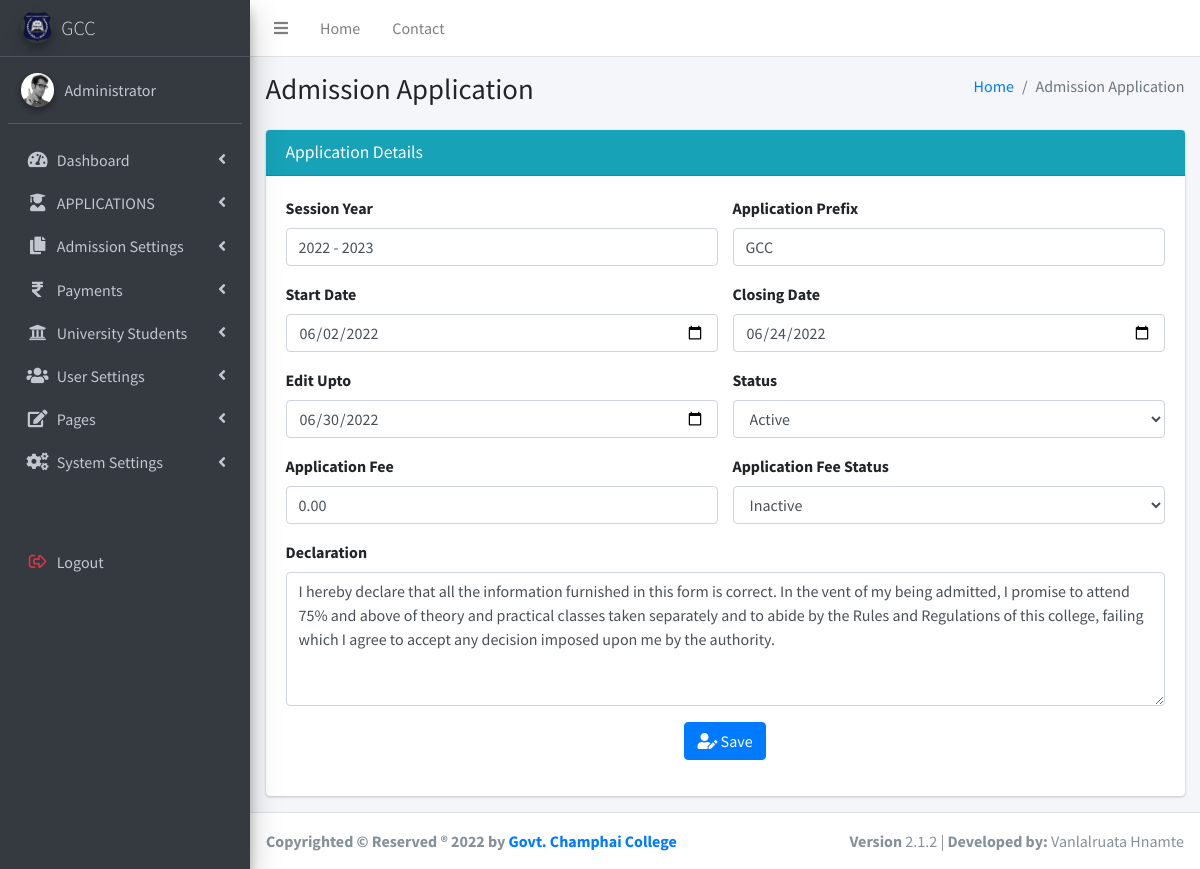
Page /Code/admin/index.php?page=admissionedit&id=9 (signed in) on the committed database.
### tables this page shows
CREATE TABLE `tbl_adm_application` (
  `id` int(11) NOT NULL COMMENT 'ID',
  `sessionyear` varchar(255) DEFAULT NULL COMMENT 'Session Year',
  `startdate` date DEFAULT NULL COMMENT 'Admission Start Date',
  `closedate` date DEFAULT NULL COMMENT 'Admission End Date',
  `detailseditend` date DEFAULT NULL COMMENT 'Till when the Applicants can edit their details',
  `declaration` longtext DEFAULT NULL COMMENT 'Important Declaration',
  `status` varchar(255) DEFAULT NULL COMMENT 'status',
  `applicationprefix` varchar(20) DEFAULT NULL COMMENT 'Application Prefix',
  `appfee` decimal(13,2) DEFAULT NULL COMMENT 'Application Fee',
  `appfeestatus` char(20) DEFAULT NULL COMMENT 'Application Fee Status'
);

CREATE TABLE `tbl_general_settings` (
  `id` int(10) UNSIGNED NOT NULL,
  `college_name` varchar(255) DEFAULT NULL,
  `site_title` varchar(255) DEFAULT NULL,
  `college_code` varchar(255) DEFAULT NULL,
  `address` varchar(255) DEFAULT NULL,
  `phone` varchar(255) DEFAULT NULL,
  `email` varchar(255) DEFAULT NULL,
  `currency` varchar(255) DEFAULT 'INR',
  `currency_symbol` varchar(255) DEFAULT '₹',
  `logo` longtext DEFAULT NULL,
  `favicon` longtext DEFAULT NULL,
  `system_version` varchar(255) DEFAULT '1.0',
  `active_status` int(11) DEFAULT 1,
  `currency_code` varchar(255) DEFAULT 'INR',
  `language_name` varchar(255) DEFAULT 'en',
  `session_year` varchar(255) DEFAULT '2020',
  `system_domain` varchar(255) DEFAULT NULL,
  `copyright_text` varchar(255) DEFAULT NULL,
  `smartchat` longtext DEFAULT NULL,
  `api_url` int(11) NOT NULL DEFAULT 1,
  `ttl_rtl` int(11) NOT NULL DEFAULT 2,
  `created_at` timestamp NULL DEFAULT NULL,
  `updated_at` timestamp NULL DEFAULT NULL,
  `time_zone_id` int(11) DEFAULT NULL,
  `session_id` int(10) UNSIGNED DEFAULT NULL,
  `language_id` int(10) UNSIGNED DEFAULT 1,
  `date_format_id` int(10) UNSIGNED DEFAULT 1,
  `college_id` int(10) UNSIGNED DEFAULT 1
);

### Code/admin/admissionedit.php (the view, shortened to what this page needs)
<div class="content-wrapper">
  <section class="content-header">
    <div class="container-fluid">
      <div class="row mb-2">
        <div class="col-sm-6">
          <h1>Admission Application</h1>
        </div>
        <div class="col-sm-6">
          <ol class="breadcrumb float-sm-right">
            <li class="breadcrumb-item"><a href="?page=dashboard">Home</a></li>
            <li class="breadcrumb-item active">Admission Application</li>
          </ol>
        </div>
      </div>
    </div>
  </section>
  <?php
      $requestType = $_SERVER['REQUEST_METHOD'];
       if($requestType == 'GET'){
          if(isset($_GET['page'])){
              if($_GET['page'] === "admissionedit"){
                  if(isset($_GET['id'])){
                      $mysqli = new mysqli(DBHOST, DBUSER, DBPWD, DBNAME);
                      $query = "select * from tbl_adm_application where id = ". $_GET['id'];
                      $result = $mysqli->query($query);
                      $row = $result->fetch_row();
                  }
              }
          }
      }
  ?>
  <section class="content">
    <div class="container-fluid">
      <div class="row">
        <div class="col-md-12">
          <div class="card card-info">
            <div class="card-header">
              <h3 class="card-title">Application Details</h3>
            </div>
            <div class="card-body">
              <form action="" method="post" enctype="multipart/form-data">
                <div class="row">
                  <div class="col-sm-6">
                    <div class="form-group">
                      <label>Session Year</label>
                      <input type="text" name="session" class="form-control" placeholder="Eg: 2020 - 2023" value="<?php if(isset($row[1])) {echo $row[1];} ?>" required>
                    </div>
                  </div>
                  <div class="col-sm-6">
                    <div class="form-group">
                      <label>Application Prefix</label>
                      <input type="text" name="prefix" class="form-control" placeholder="GCC-" value="<?php if(isset($row[7])) {echo $row[7];} ?>" required>
                    </div>
                  </div>
                </div>
                <div class="row">
                  <div class="col-sm-6">
                    <div class="form-group">
                      <label>Start Date</label>
                      <div class="input-group">
                          <input type="date" name="startdate" value="<?php if(isset($row[2])) {echo $row[2];} ?>" class="form-control" required>
                      </div>
                    </div>
                  </div>
                  <div class="col-sm-6">
                    <div class="form-group">
                      <label>Closing Date</label>
                          <div class="input-group">
                              <input type="date" name="enddate" value="<?php if(isset($row[3])) {echo $row[3];} ?>" class="form-control" required>
                          </div>
                      </div>
                  </div>
                </div>
                <div class="row">
                  <div class="col-sm-6">
                    <div class="form-group">
                      <label>Edit Upto</label>
                      <div class="input-group">
                          <input type="date" name="editend" value="<?php if(isset($row[4])) {echo $row[4];} ?>" class="form-control" required>
                      </div>
                    </div>
                  </div>
                  <div class="col-sm-6">
                    <div class="form-group">
                      <label>Status</label>
                          <select name="status" class="form-control" required>
                              <option value="active" <?php if(isset($row[6]) && $row[6] === 'active') {echo 'selected';} ?>>Active</option>
                          </select>
                      </div>
                  </div>
                </div>
                <div class="row">
                  <div class="col-sm-6">
                    <div class="form-group">
                      <label>Application Fee</label>
                      <div class="input-group">
                          <input type="number" name="appfee" value="<?php if(isset($row[8])) {echo $row[8];} else {echo '';} ?>" class="form-control" placeholder="₹ 100" required>
                      </div>
                    </div>
                  </div>
                  <div class="col-sm-6">
                    <div class="form-group">
                      <label>Application Fee Status</label>
                          <select name="appfeestatus" class="form-control" required>
                              <option value="inactive" <?php if(isset($row[9]) && $row[9] === 'inactive') {echo 'selected';} ?>>Inactive</option>
                          </select>
                      </div>
                  </div>
                </div>
                <div class="row">
                  <div class="col-sm-12">
                    <div class="form-group">
                      <label>Declaration</label>
                      <textarea name="declaration" class="form-control" rows="5" placeholder="Eg: I hereby declare that all the information furnished in this form is correct. In the event of my being admitted, I promise to attend 75% and above of theory and practical classes taken separately and to abid by the Rules and Regulations of this college, failing which I agree to accept any decision imposed upon me by the Authority." required><?php if(isset($row[5])) {echo $row[5];} ?></textarea>
                    </div>
                  </div>
                </div>
                <div class="form-group">
                  <div class="mb-6">
                      <center><button type="submit" class="btn btn-primary"><i class="fas fa-user-edit"></i>&nbsp;Save</button></center>
                  </div>
                </div>
              </form>
            </div>
          </div>
        </div>
      </div>
    </div>
  </section>
</div>

### Code/admin/footer.php (shortened to what this page needs)
<footer class="main-footer">
    <?php
        $mysqli = new mysqli(DBHOST, DBUSER, DBPWD, DBNAME);
        $query = "select copyright_text from tbl_general_settings where college_id = 1";
        $result = $mysqli->query($query);
        $row = $result->fetch_row();
        echo '<strong>' . $row[0] . '</strong>';
    ?>
    <div class="float-right d-none d-sm-inline-block">
      <b>Version</b> 2.1.2 | <span><strong>Developed by:</strong> Vanlalruata Hnamte</span>
    </div>
  </footer>
</div>
</body>
</html>

### rows in the picture
tbl_adm_application: session "2022 - 2023", prefix "GCC", startdate "06/02/2022", enddate "06/24/2022", editend "06/30/2022", status "Active", appfee "0.00", appfeestatus "Inactive", declaration "I hereby declare that all the information furnished in this form is correct. In the vent of my being admitted, I promise to attend 75% and above of theory and practical classes taken separately and to abide by the Rules and Regulations of this college, failing which I agree to accept any decision imposed upon me by the authority."
tbl_general_settings: copyright_text "Copyrighted © Reserved ® 2022 by Govt. Champhai College"

### other values in the picture
$acronym "GCC"
$_SESSION['$name'] "Administrator"
